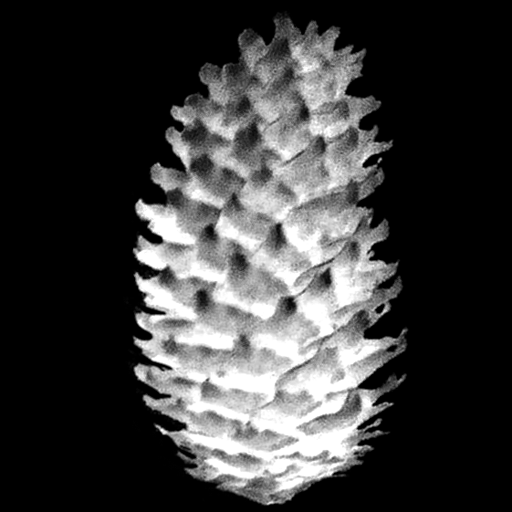
#> input picture utils/tex16.png, 512 x 512 px
$ python ltoa.py tex16.png
#> lines starting #> are read from the running program, lines starting #| are printed output that depends on the picture
from PIL import Image
import sys


imgname = sys.argv[1]
img = Image.open(imgname).convert('LA')
imgl = img.convert('L')
#> imgl is the input picture: PIL image 512x512 L; min 0, max 255, mean 59.6

img.putalpha(imgl)
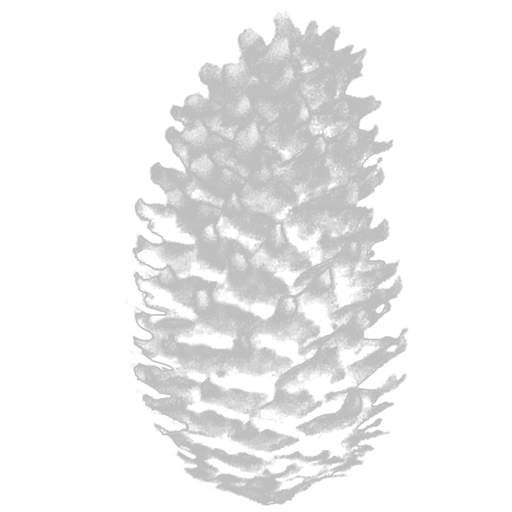
#> img: PIL image 512x512 LA; mean R, G, B, A 59.6, 59.6, 59.6, 59.6; transparent parts drawn white
img.save("la_" + imgname.split(".")[0] + ".png")
